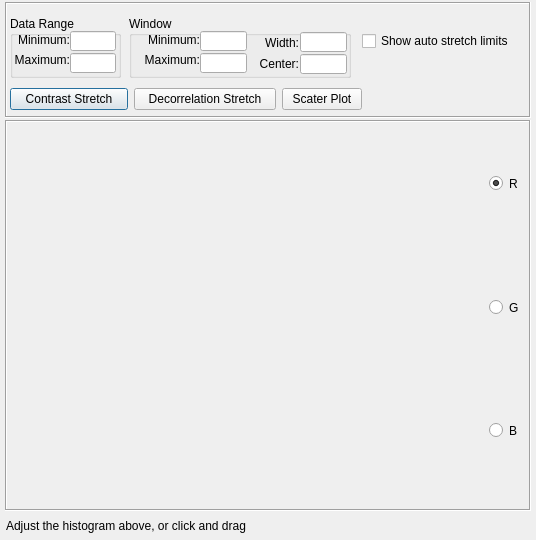
<?xml version="1.0" encoding="UTF-8"?>
<ui version="4.0">
 <class>ImageEnhanceDialog</class>
 <widget class="QDialog" name="ImageEnhanceDialog">
  <property name="geometry">
   <rect>
    <x>0</x>
    <y>0</y>
    <width>536</width>
    <height>540</height>
   </rect>
  </property>
  <property name="windowTitle">
   <string>Adjust Contrast</string>
  </property>
  <widget class="QFrame" name="frame_axes">
   <property name="geometry">
    <rect>
     <x>5</x>
     <y>120</y>
     <width>526</width>
     <height>391</height>
    </rect>
   </property>
   <property name="frameShape">
    <enum>QFrame::Shape::Box</enum>
   </property>
   <property name="frameShadow">
    <enum>QFrame::Shadow::Sunken</enum>
   </property>
  </widget>
  <widget class="QFrame" name="frame_top">
   <property name="geometry">
    <rect>
     <x>5</x>
     <y>2</y>
     <width>526</width>
     <height>116</height>
    </rect>
   </property>
   <property name="frameShape">
    <enum>QFrame::Shape::Box</enum>
   </property>
   <property name="frameShadow">
    <enum>QFrame::Shadow::Sunken</enum>
   </property>
  </widget>
  <widget class="QGroupBox" name="group_dataRange">
   <property name="geometry">
    <rect>
     <x>10</x>
     <y>16</y>
     <width>111</width>
     <height>62</height>
    </rect>
   </property>
   <property name="title">
    <string>Data Range</string>
   </property>
  </widget>
  <widget class="QGroupBox" name="group_window">
   <property name="geometry">
    <rect>
     <x>129</x>
     <y>16</y>
     <width>222</width>
     <height>62</height>
    </rect>
   </property>
   <property name="title">
    <string>Window</string>
   </property>
  </widget>
  <widget class="QCheckBox" name="check_autoLimits">
   <property name="geometry">
    <rect>
     <x>362</x>
     <y>31</y>
     <width>166</width>
     <height>20</height>
    </rect>
   </property>
   <property name="toolTip">
    <string>&lt;html&gt;Draw, as two black vertical lines on each band's histogram, the limits that&lt;br&gt;&quot;Auto histogram stretch&quot; would stretch that band between.&lt;/html&gt;</string>
   </property>
   <property name="text">
    <string>Show auto stretch limits</string>
   </property>
  </widget>
  <widget class="QLabel" name="text_minRange">
   <property name="geometry">
    <rect>
     <x>10</x>
     <y>30</y>
     <width>60</width>
     <height>20</height>
    </rect>
   </property>
   <property name="text">
    <string>Minimum:</string>
   </property>
   <property name="alignment">
    <set>Qt::AlignmentFlag::AlignRight|Qt::AlignmentFlag::AlignTrailing|Qt::AlignmentFlag::AlignVCenter</set>
   </property>
  </widget>
  <widget class="QLineEdit" name="edit_minRange">
   <property name="geometry">
    <rect>
     <x>70</x>
     <y>31</y>
     <width>46</width>
     <height>20</height>
    </rect>
   </property>
   <property name="alignment">
    <set>Qt::AlignmentFlag::AlignCenter</set>
   </property>
   <property name="readOnly">
    <bool>true</bool>
   </property>
  </widget>
  <widget class="QLabel" name="text_maxRange">
   <property name="geometry">
    <rect>
     <x>10</x>
     <y>50</y>
     <width>60</width>
     <height>20</height>
    </rect>
   </property>
   <property name="text">
    <string>Maximum:</string>
   </property>
   <property name="alignment">
    <set>Qt::AlignmentFlag::AlignRight|Qt::AlignmentFlag::AlignTrailing|Qt::AlignmentFlag::AlignVCenter</set>
   </property>
  </widget>
  <widget class="QLineEdit" name="edit_maxRange">
   <property name="geometry">
    <rect>
     <x>70</x>
     <y>53</y>
     <width>46</width>
     <height>20</height>
    </rect>
   </property>
   <property name="alignment">
    <set>Qt::AlignmentFlag::AlignCenter</set>
   </property>
   <property name="readOnly">
    <bool>true</bool>
   </property>
  </widget>
  <widget class="QLabel" name="text_minWindow">
   <property name="geometry">
    <rect>
     <x>140</x>
     <y>30</y>
     <width>60</width>
     <height>20</height>
    </rect>
   </property>
   <property name="text">
    <string>Minimum:</string>
   </property>
   <property name="alignment">
    <set>Qt::AlignmentFlag::AlignRight|Qt::AlignmentFlag::AlignTrailing|Qt::AlignmentFlag::AlignVCenter</set>
   </property>
  </widget>
  <widget class="QLineEdit" name="edit_minWindow">
   <property name="geometry">
    <rect>
     <x>200</x>
     <y>31</y>
     <width>47</width>
     <height>20</height>
    </rect>
   </property>
   <property name="alignment">
    <set>Qt::AlignmentFlag::AlignCenter</set>
   </property>
  </widget>
  <widget class="QLabel" name="text_maxWindow">
   <property name="geometry">
    <rect>
     <x>140</x>
     <y>50</y>
     <width>60</width>
     <height>20</height>
    </rect>
   </property>
   <property name="text">
    <string>Maximum:</string>
   </property>
   <property name="alignment">
    <set>Qt::AlignmentFlag::AlignRight|Qt::AlignmentFlag::AlignTrailing|Qt::AlignmentFlag::AlignVCenter</set>
   </property>
  </widget>
  <widget class="QLineEdit" name="edit_maxWindow">
   <property name="geometry">
    <rect>
     <x>200</x>
     <y>53</y>
     <width>47</width>
     <height>20</height>
    </rect>
   </property>
   <property name="alignment">
    <set>Qt::AlignmentFlag::AlignCenter</set>
   </property>
  </widget>
  <widget class="QLabel" name="text_widthWindow">
   <property name="geometry">
    <rect>
     <x>256</x>
     <y>35</y>
     <width>43</width>
     <height>15</height>
    </rect>
   </property>
   <property name="text">
    <string>Width:</string>
   </property>
   <property name="alignment">
    <set>Qt::AlignmentFlag::AlignRight|Qt::AlignmentFlag::AlignTrailing|Qt::AlignmentFlag::AlignVCenter</set>
   </property>
  </widget>
  <widget class="QLineEdit" name="edit_widthWindow">
   <property name="geometry">
    <rect>
     <x>300</x>
     <y>32</y>
     <width>47</width>
     <height>20</height>
    </rect>
   </property>
   <property name="alignment">
    <set>Qt::AlignmentFlag::AlignCenter</set>
   </property>
  </widget>
  <widget class="QLabel" name="text_centerWindow">
   <property name="geometry">
    <rect>
     <x>252</x>
     <y>56</y>
     <width>47</width>
     <height>15</height>
    </rect>
   </property>
   <property name="text">
    <string>Center:</string>
   </property>
   <property name="alignment">
    <set>Qt::AlignmentFlag::AlignRight|Qt::AlignmentFlag::AlignTrailing|Qt::AlignmentFlag::AlignVCenter</set>
   </property>
  </widget>
  <widget class="QLineEdit" name="edit_centerWindow">
   <property name="geometry">
    <rect>
     <x>300</x>
     <y>54</y>
     <width>47</width>
     <height>20</height>
    </rect>
   </property>
   <property name="alignment">
    <set>Qt::AlignmentFlag::AlignCenter</set>
   </property>
  </widget>
  <widget class="QPushButton" name="push_contStrectch">
   <property name="geometry">
    <rect>
     <x>10</x>
     <y>88</y>
     <width>118</width>
     <height>22</height>
    </rect>
   </property>
   <property name="toolTip">
    <string>&lt;html&gt;Increase the image contrast with parameters deduced from the&lt;br&gt;&quot;colored&quot; histograms portion&lt;/html&gt;</string>
   </property>
   <property name="text">
    <string>Contrast Stretch</string>
   </property>
  </widget>
  <widget class="QPushButton" name="push_decorrStrectch">
   <property name="geometry">
    <rect>
     <x>134</x>
     <y>88</y>
     <width>142</width>
     <height>22</height>
    </rect>
   </property>
   <property name="toolTip">
    <string>&lt;html&gt;Do a decorrelation stretch, saturating 2% of each band's&lt;br&gt;pixels at low and high intensities&lt;/html&gt;</string>
   </property>
   <property name="text">
    <string>Decorrelation Stretch</string>
   </property>
  </widget>
  <widget class="QPushButton" name="push_scaterPlot">
   <property name="geometry">
    <rect>
     <x>282</x>
     <y>88</y>
     <width>80</width>
     <height>22</height>
    </rect>
   </property>
   <property name="toolTip">
    <string>Show a scater plot of the 3 bands</string>
   </property>
   <property name="text">
    <string>Scater Plot</string>
   </property>
  </widget>
  <widget class="EnhanceAxesWidget" name="axes1" native="true">
   <property name="geometry">
    <rect>
     <x>7</x>
     <y>123</y>
     <width>480</width>
     <height>120</height>
    </rect>
   </property>
  </widget>
  <widget class="EnhanceAxesWidget" name="axes2" native="true">
   <property name="geometry">
    <rect>
     <x>7</x>
     <y>247</y>
     <width>480</width>
     <height>120</height>
    </rect>
   </property>
  </widget>
  <widget class="EnhanceAxesWidget" name="axes3" native="true">
   <property name="geometry">
    <rect>
     <x>7</x>
     <y>371</y>
     <width>480</width>
     <height>138</height>
    </rect>
   </property>
  </widget>
  <widget class="QRadioButton" name="radio_R">
   <property name="geometry">
    <rect>
     <x>489</x>
     <y>175</y>
     <width>40</width>
     <height>17</height>
    </rect>
   </property>
   <property name="text">
    <string>R</string>
   </property>
   <property name="checked">
    <bool>true</bool>
   </property>
   <attribute name="buttonGroup">
    <string notr="true">bandGroup</string>
   </attribute>
  </widget>
  <widget class="QRadioButton" name="radio_G">
   <property name="geometry">
    <rect>
     <x>489</x>
     <y>299</y>
     <width>40</width>
     <height>17</height>
    </rect>
   </property>
   <property name="text">
    <string>G</string>
   </property>
   <attribute name="buttonGroup">
    <string notr="true">bandGroup</string>
   </attribute>
  </widget>
  <widget class="QRadioButton" name="radio_B">
   <property name="geometry">
    <rect>
     <x>489</x>
     <y>422</y>
     <width>40</width>
     <height>17</height>
    </rect>
   </property>
   <property name="text">
    <string>B</string>
   </property>
   <attribute name="buttonGroup">
    <string notr="true">bandGroup</string>
   </attribute>
  </widget>
  <widget class="QLabel" name="text_tip">
   <property name="geometry">
    <rect>
     <x>6</x>
     <y>518</y>
     <width>250</width>
     <height>15</height>
    </rect>
   </property>
   <property name="text">
    <string>Adjust the histogram above, or click and drag</string>
   </property>
  </widget>
  <widget class="QLabel" name="text_stat">
   <property name="geometry">
    <rect>
     <x>380</x>
     <y>518</y>
     <width>150</width>
     <height>15</height>
    </rect>
   </property>
   <property name="toolTip">
    <string>Statistics of the selected histogram portion</string>
   </property>
   <property name="text">
    <string/>
   </property>
   <property name="alignment">
    <set>Qt::AlignmentFlag::AlignRight|Qt::AlignmentFlag::AlignTrailing|Qt::AlignmentFlag::AlignVCenter</set>
   </property>
  </widget>
 </widget>
 <customwidgets>
  <customwidget>
   <class>EnhanceAxesWidget</class>
   <extends>QWidget</extends>
   <header>enhanceaxeswidget.h</header>
  </customwidget>
 </customwidgets>
 <resources/>
 <connections/>
 <buttongroups>
  <buttongroup name="bandGroup"/>
 </buttongroups>
</ui>
